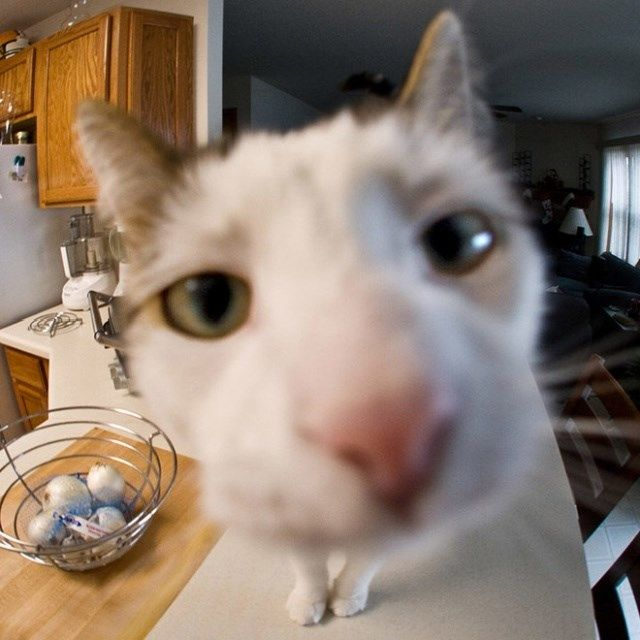
//> input picture Semester 5/Parallel and Distributed Programming/TeamProject/images/cat.jpg, 640 x 640 px
$ ./mainParallel images/cat.jpg   (built with g++ and OpenCV 4)
//> lines starting //> are read from the running program, lines starting //| are printed output that depends on the picture; after the words box and inside, x2 and y2 are one past the last pixel; in counts of white or black regions, pixels touching at a corner belong together
### Semester 5/Parallel and Distributed Programming/TeamProject/parallel/processChunk.cpp
#include <opencv2/opencv.hpp>
#include <vector>
#include <thread>
#include <mutex>

std::mutex linesMutex;

void processChunk(int nr, const cv::Mat& grayImage, int startRow, int endRow, std::vector<cv::Vec2f>& sharedLines) {
    std::cout << "Thread " << nr << " received the image data, start: "<<startRow <<" end, " << endRow << " and sharedLines object." << std::endl;

    cv::Mat chunk = grayImage(cv::Range(startRow, endRow), cv::Range::all());

    cv::Mat edges;
    cv::Canny(chunk, edges, 100, 200, 3);

    std::vector<cv::Vec2f> localLines;
    cv::HoughLines(edges, localLines, 1, CV_PI / 180, 60);

    std::lock_guard<std::mutex> guard(linesMutex);
    sharedLines.insert(sharedLines.end(), localLines.begin(), localLines.end());
    std::cout << "Thread " << nr << " computed the Hough transformation of its image data." << std::endl;
}

### Semester 5/Parallel and Distributed Programming/TeamProject/mainParallel.cpp
#include <opencv2/opencv.hpp>
#include <iostream>
#include <vector>
#include "parallel/processChunk.cpp"
#include <chrono>

int main(int argc, char* argv[]) {
    auto start = std::chrono::high_resolution_clock::now();

    if (argc != 2) {
        std::cerr << "Usage: " << argv[0] << " <Image_Path>" << std::endl;
        return 1;
    }

    cv::Mat image = cv::imread(argv[1], cv::IMREAD_COLOR);
//> image is the input picture: 640 rows x 640 cols, CV_8UC3; mean B, G, R 109, 121.9, 138.6
    if (image.empty()) {
        std::cerr << "Error: Unable to open the image file!" << std::endl;
        return 1;
    }

    cv::Mat grayImage;
    cv::cvtColor(image, grayImage, cv::COLOR_BGR2GRAY);
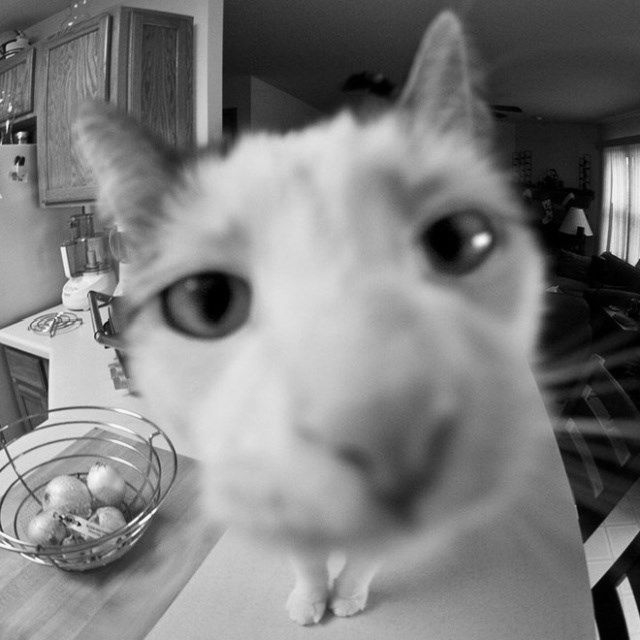
//> grayImage: 640 rows x 640 cols, CV_8UC1; min 0, max 253, mean 125.4

    const int numThreads = 3;
    int rowsPerThread = grayImage.rows / numThreads;
//> rowsPerThread = 213
    int remainingRows = grayImage.rows % numThreads;
//> remainingRows = 1

    std::vector<cv::Vec2f> sharedLines;

    std::vector<std::thread> threads;
    for (int t = 0; t < numThreads; ++t) {
        int startRow = t * rowsPerThread;
        int endRow = startRow + rowsPerThread;
        if (t == numThreads - 1) {
            endRow += remainingRows;
        }

        threads.emplace_back(processChunk, t+1, std::ref(grayImage), startRow, endRow, std::ref(sharedLines));
    }

    for (auto& thread : threads) {
        thread.join();
    }
//> this loop made 3 passes

    for (const auto& line : sharedLines) {
        float rho = line[0], theta = line[1];
        cv::Point pt1, pt2;
        double a = cos(theta), b = sin(theta);
        double x0 = a * rho, y0 = b * rho;
        pt1.x = cvRound(x0 + 1000 * (-b));
        pt1.y = cvRound(y0 + 1000 * (a));
        pt2.x = cvRound(x0 - 1000 * (-b));
        pt2.y = cvRound(y0 - 1000 * (a));
        cv::line(image, pt1, pt2, cv::Scalar(0, 0, 255), 1, cv::LINE_AA);
    }
//> this loop made 33 passes
//> (rho, theta, a, b, x0, y0) on passes 1 to 12: (48, 0, 1, 0, 48, 0), (243, 0.646, 0.799, 0.602, 194.1, 146.2), (-553, 2.97, -0.985, 0.174, 544.6, -96.03), (244, 0.663, 0.788, 0.616, 192.3, 150.2), (-29, 1.88, -0.309, 0.951, 8.96, -27.58), (528, 0.681, 0.777, 0.629, 410.3, 332.3), (522, 0.698, 0.766, 0.643, 399.9, 335.5), (163, 0.785, 0.707, 0.707, 115.3, 115.3), (-531, 2.86, -0.961, 0.276, 510.4, -146.4), (57, 0.925, 0.602, 0.799, 34.3, 45.52), (170, 0.785, 0.707, 0.707, 120.2, 120.2), (-26, 1.87, -0.292, 0.956, 7.6, -24.86)
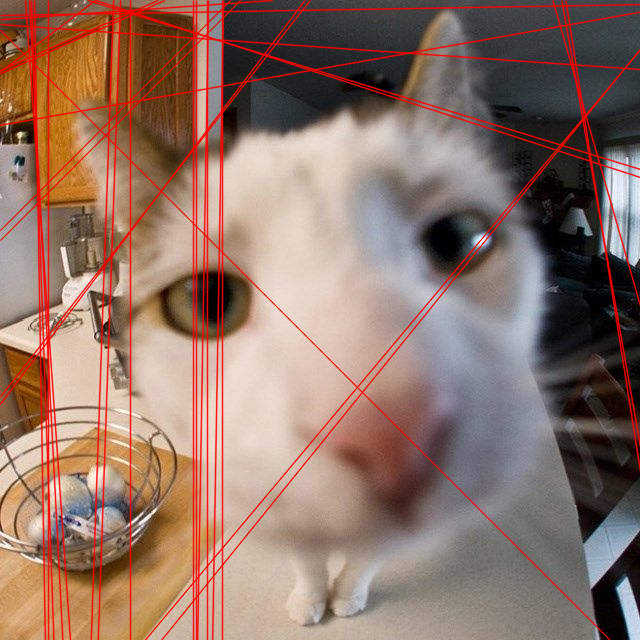
//> image: 640 rows x 640 cols, CV_8UC3; 10.74% of pixels changed, all inside (x1, y1, x2, y2) = (0, 0, 640, 640)

    std::cout << "Main thread received the complete Hough transformation data. It's saved at output_image.jpg." << std::endl;
    auto end = std::chrono::high_resolution_clock::now();
    auto duration = std::chrono::duration_cast<std::chrono::milliseconds>(end - start);
    std::cout << "Time taken by function: "<< duration.count() << " ms" << std::endl;
    cv::imwrite("output_image.jpg", image);
    //cv::imshow("Detected Lines", image);
    cv::waitKey(0);

    return 0;
}

$ run again, on Semester 5/Parallel and Distributed Programming/TeamProject/images/img.png
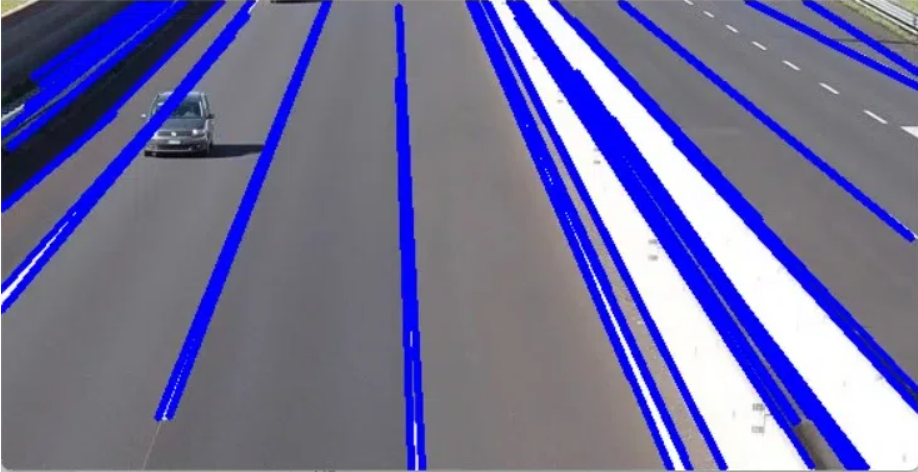
//> input picture Semester 5/Parallel and Distributed Programming/TeamProject/images/img.png, 918 x 472 px
//> image is the input picture: 472 rows x 918 cols, CV_8UC3; mean B, G, R 154.4, 111.1, 112.8
//> `cv::cvtColor(image, grayImage, cv::COLOR_BGR2GRAY);`:
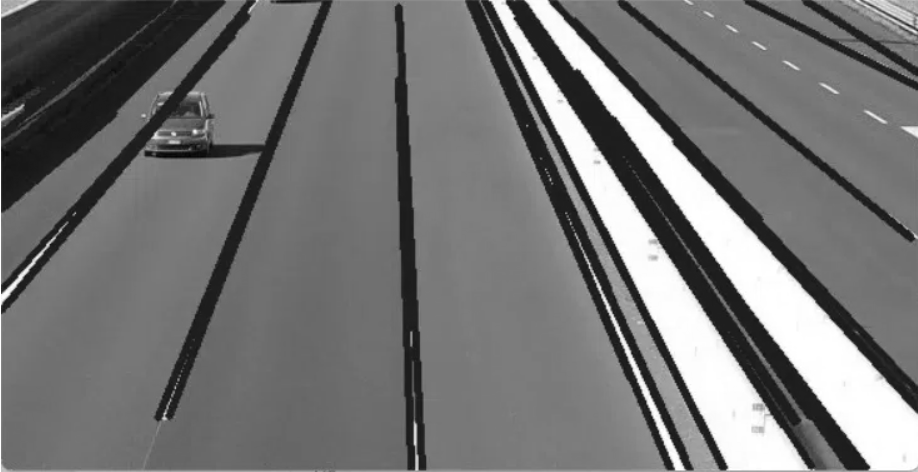
//> grayImage: 472 rows x 918 cols, CV_8UC1; min 2, max 255, mean 116.5
//> the loop `for (auto& thread : threads)` made 3 passes
//> the loop `for (const auto& line : sharedLines)` made 337 passes
//> (rho, theta, a, b, x0, y0) on passes 1 to 3: (161, 0.785, 0.707, 0.707, 113.8, 113.8), (-393, 2.25, -0.629, 0.777, 247.3, -305.4), (-385, 2.25, -0.629, 0.777, 242.3, -299.2)
//> after the loop `for (const auto& line : sharedLines)`:
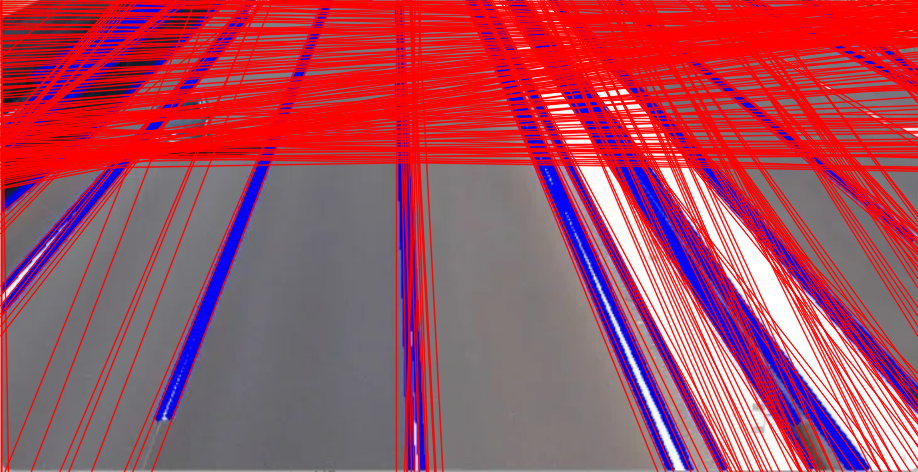
//> image: 472 rows x 918 cols, CV_8UC3; mean B, G, R 93.9, 74.1, 168.5
